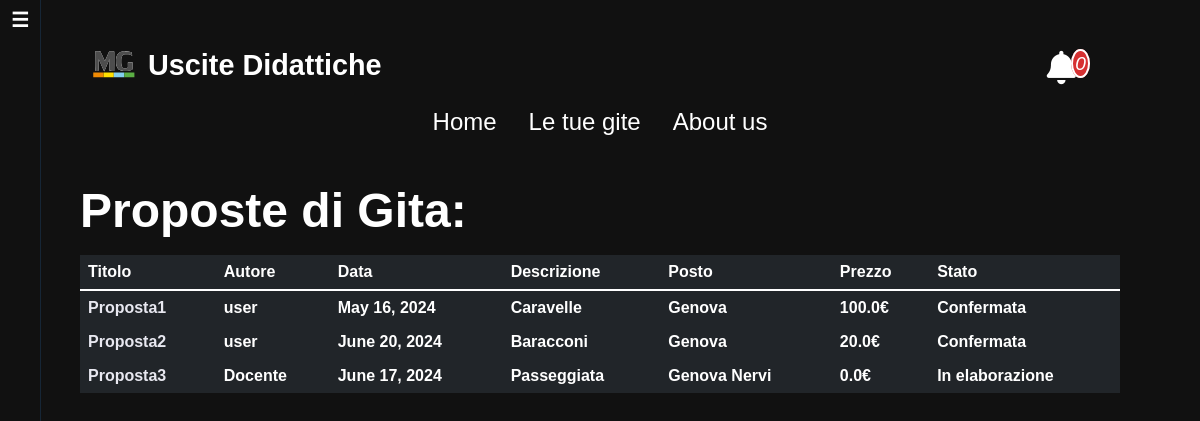
The page /ProposteList/ (signed in) on the database its author committed.
### gite/models.py (models this page shows, shortened)
class Proposta_Gita(models.Model):
    STATO_CHOICES = (
        ('IN_ELABORAZIONE', 'In elaborazione'),
        ('CONFERMATA', 'Confermata'),
        ('RIFIUTATA', 'Rifiutata'),
    )
    Titolo = models.CharField(max_length=20)
    Descrizione = models.CharField(max_length=300)
    Data = models.DateTimeField(null=True, blank=True)
    Posto = models.CharField(max_length=20)
    Costo = models.FloatField(validators=[MinValueValidator(0)])
    Stato = models.CharField(max_length=20, choices=STATO_CHOICES, default='IN_ELABORAZIONE')
    Creatore = models.ForeignKey(User, on_delete=models.CASCADE)
    class Meta:
        verbose_name_plural = 'Proposte_Gita'

### gite/views.py (the view)
# urls.py: path('ProposteList/', Proposta_gitaListView.as_view(), name='proposte'),
class Proposta_gitaListView(LoginRequiredMixin, ListView):
    model = Proposta_Gita
    template_name = 'gite/proposte_list.html'  # <app>/<model>_<viewtype>.html
    context_object_name = 'proposte'
    ordering = ['-Data']  # Ordina per data decrescente
    paginate_by = 5
    def get_queryset(self):
        queryset = super().get_queryset()
        queryset = queryset.order_by('Data')
        queryset = queryset.order_by('Stato')
        return queryset

### gite/templates/gite/proposte_list.html (shortened to what this page needs)
{% extends "gite/index.html" %}
{% load static %}
{% block content %}
<head>
  <link rel="stylesheet" type="text/css" href="https://use.fontawesome.com/releases/v6.0.0/css/all.css">
  <link rel="stylesheet" type="text/css" href="{% static 'css/crispyform.css' %}">
  <link rel="stylesheet" type="text/css" href="{% static 'css/custom.min.css' %}">
</head>
<h1  class="mb-3 fw-bolder  margini">Proposte di Gita:</h1>
<table class="table table-dark table-hover crispy_table fw-bolder margini">
  <thead>
    <tr>
      <th scope="col">Titolo</th>
      <th scope="col">Autore</th>
      <th scope="col">Data</th>
      <th scope="col">Descrizione</th>
      <th scope="col">Posto</th>
      <th scope="col">Prezzo</th>
      <th scope="col">Stato</th>
    </tr>
  </thead>
  <tbody>
    {% for proposta in proposte %}
    <tr>
      <td><a class="article-title" href="{% url 'proposta-detail' proposta.id %}">{{ proposta.Titolo }}</a></td>
      <td>{{ proposta.Creatore }}</td>
      <td>{{ proposta.Data|date:"F d, Y" }} </td>
      <td>{{ proposta.Descrizione }}</td>
      <td>{{ proposta.Posto }}</td>
      <td>{{ proposta.Costo }}€</td>
      <td>{{ proposta.get_Stato_display }}</td>
    </tr>
    {% endfor %}
  </tbody>
</table>
{% endblock content %}

### gite/templates/gite/index.html (shortened to what this page needs)
{% load static %}
{% load crispy_forms_tags %}
<!doctype html>
<html class="h-100" lang="en">
<head>
  <link rel="stylesheet" type="text/css" href="{% static 'css/theme.min.css' %}">
  <link rel="stylesheet" type="text/css" href="{% static 'css/Sidebar.css' %}">
  <link rel="stylesheet" type="text/css" href="{% static 'css/Bell.css' %}">
  <link rel="stylesheet" type="text/css" href="https://use.fontawesome.com/releases/v6.0.0/css/all.css">
  <link rel="stylesheet" type="text/css" href="{% static 'css/crispyform.css' %}">
</head>
<body class="bg-black text-white mt-0" data-bs-spy="scroll" data-bs-target="#navScroll">
  <nav id="navScroll" class="navbar navbar-dark bg-black px-vw-5" tabindex="0">
    <div class="container">
      <div class="custom-container">
        <button class="custom-toggle-btn custom-serifbianco" onclick="toggleMenu()">☰</button>
      </div>
      <a class="navbar-brand pe-md-4 fs-4 col-12 col-md-auto text-center" href="{% url 'homepage' %}">
        <img class="header_login fixed" width="60" height="55" viewBox="0 0 400 400" src="{% static 'img/svg/logomg.svg' %}"></svg>
        <span class="ms-md-1 mt-1 fw-bolder me-md-5">Uscite Didattiche</span>
      </a>
      <ul class="navbar-nav mx-auto mb-2 mb-lg-0 list-group list-group-horizontal">
        <li class="nav-item">
          <a class="nav-link fs-5" href="{% url 'homepage' %}" aria-label="Home-page">
            Home
          </a>
        </li>
        <li class="nav-item">
          <a class="nav-link fs-5" href="{% url 'gite' %}" aria-label="Content-page">
            Le tue gite
          </a>
        </li>
        {% if user.is_authenticated %}
        <li class="nav-item">
          <a class="nav-link fs-5" href="{% url 'gite-aboutUs' %}" aria-label="Register-page">
            About us
          </a>
        </li>
        {% else %}
        <li class="nav-item">
          <a class="nav-link fs-5" href="{% url 'register' %}" aria-label="Register-page">
            Registrati
          </a>
        </li>
        {% endif %}
        <div class="custom-notification">
          <div class="custom-notification-icon" onclick="toggleNotificationBox()">
              <i id="Bell" class="fas fa-bell"></i>
              <i class="custom-notification-number">{{ notifiche.count }}</i>
          </div>
      </div>
    </div>
  </nav>
  <main>
    {% block content %}
    {% endblock content %}
  </main>
</body>
</html>

### gite/static/css/Sidebar.css (style rules this page uses)
body { font-family: Arial, sans-serif; margin: 0; background-color: #1e2124; }
.custom-container { display: flex; position: fixed; width: px; z-index: 1000; left: 0; top: 0; border-right: 1px solid #162636; height: 100%; }
.custom-toggle-btn { font-size: 20px; cursor: pointer; border: none; background: none; display: block; height: 40px; width: 40px; transition: transform 0.5s; }
.custom-serifbianco { color: white; font-weight: bold; }

### gite/static/css/Bell.css (style rules this page uses)
.custom-notification { display: block; position: absolute; right: 100px; height: 34px; }
.custom-notification-number { font-size: default; cursor: pointer; font-family: 'arial'; height: 30px; width: 30px; background-color: #d63031; border-radius: 50%; color: white; text-align: center; position: relative; top: -10px; left: -10px; padding: 2px; border-style: solid; border-width: 2px; }
.custom-notification-icon { margin-left: 150px; position: relative; top: -45px; }
.fas { font-size: 25pt; cursor: pointer; }

### gite/static/css/crispyform.css (style rules this page uses)
.margini { margin-left: 80px; margin-right: 80px }
.crispy_table { table-layout: auto; width: 100%; max-width: calc(100% - 160px); margin-left: 80px; margin-right: 80px; margin-bottom: 20px; }

### rows shown on the page
Proposta_Gita: Titolo "Proposta1", Creatore "user", Data "May 16, 2024", Descrizione "Caravelle", Posto "Genova", Costo "100.0", Stato "Confermata"
Proposta_Gita: Titolo "Proposta2", Creatore "user", Data "June 20, 2024", Descrizione "Baracconi", Posto "Genova", Costo "20.0", Stato "Confermata"
Proposta_Gita: Titolo "Proposta3", Creatore "Docente", Data "June 17, 2024", Descrizione "Passeggiata", Posto "Genova Nervi", Costo "0.0", Stato "In elaborazione"

### other values the page prints
{{ notifiche.count }} "0"
